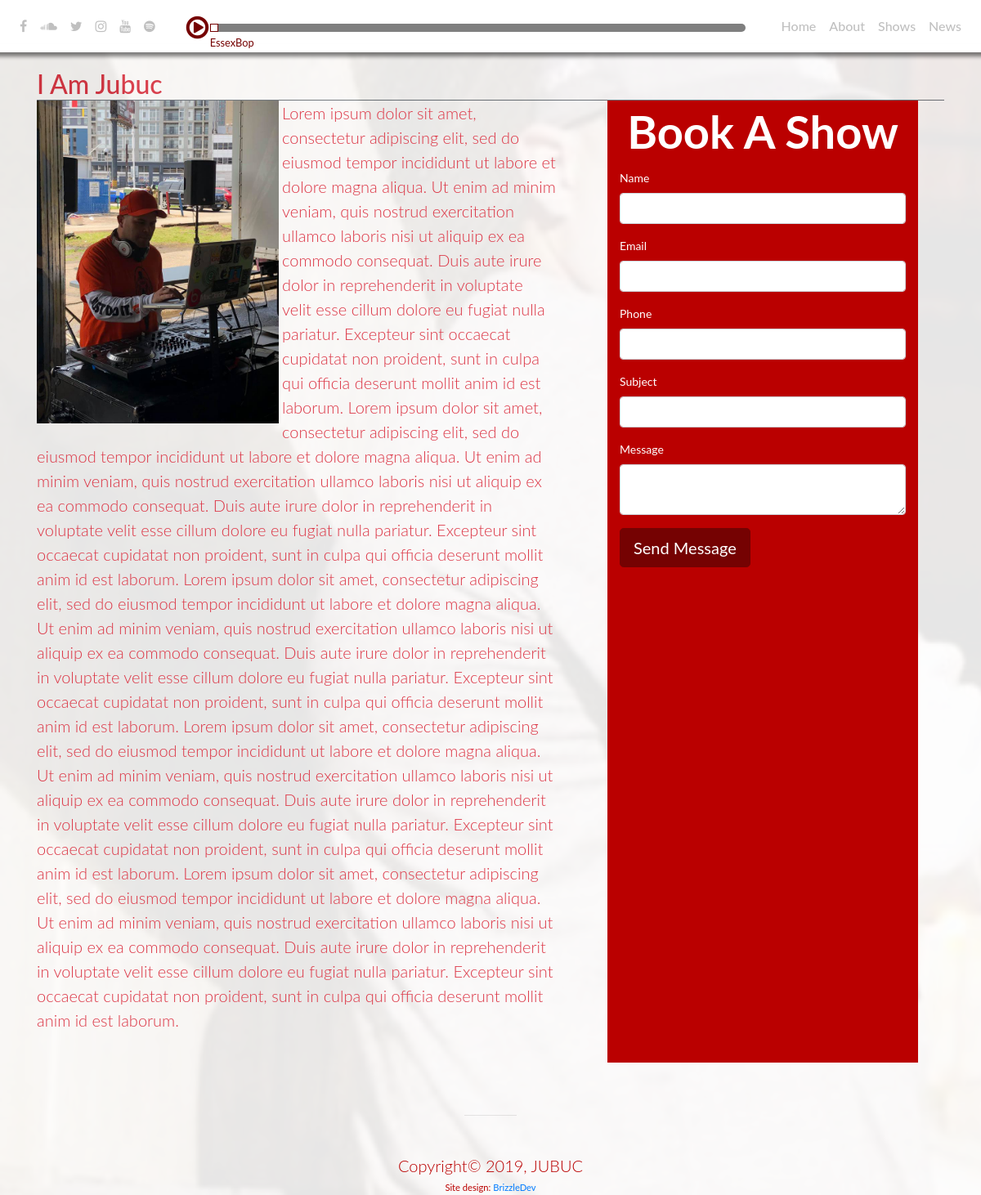
/about, run on the app's committed database.
### app/models.py (models this page shows, shortened)
class Audio(db.Model):
    id = db.Column(db.Integer, primary_key=True)
    name = db.Column(db.String(256), index=True)
    file = db.Column(db.String(256))
    album_art = db.Column(db.String(256))
    is_active = db.Column(db.Boolean, index=True, default=False)
    active = db.relationship('Active', backref="audio", uselist=False)

class Administrator(db.Model):
    id = db.Column(db.Integer, primary_key=True)
    username = db.Column(db.String(64), index=True)
    timestamp = db.Column(db.DateTime, index=True, default=datetime.utcnow)
    first_name = db.Column(db.String(64))
    last_name = db.Column(db.String(64))
    email = db.Column(db.String(256))
    pass_hash = db.Column(db.String(128))
    site_title = db.Column(db.String(64))
    site_logo_text = db.Column(db.String(28))
    site_logo_image = db.Column(db.String(256))
    jumbotron_image = db.Column(db.String(256))
    jumbotron_header = db.Column(db.String(64))
    jumbotron_subheader = db.Column(db.String(64))
    desc_header = db.Column(db.String(64))
    desc_details = db.Column(db.Text)
    site_dominant_color = db.Column(db.String)
    site_accent_color = db.Column(db.String)
    site_background_color = db.Column(db.String)
    about_heading = db.Column(db.String(64))
    about_image = db.Column(db.String(256))
    about_detail = db.Column(db.Text)
    facebook = db.Column(db.String(128))
    twitter = db.Column(db.String(128))
    instagram = db.Column(db.String(128))
    soundcloud = db.Column(db.String(128))
    youtube = db.Column(db.String(128))
    spotify = db.Column(db.String(128))
    twitter_consumer_key = db.Column(db.String(256))
    twitter_consumer_key_secret = db.Column(db.String(256))
    twitter_access_token = db.Column(db.String(256))
    twitter_access_token_secret = db.Column(db.String(256))

### app/routes.py (the view, shortened to what this page needs)
@app.route('/about', methods=accepted_methods)
def about():
    track = db.session.query(Active).get(1)
    post = db.session.query(Post).order_by(Post.id.desc()).first()
    admin_settings = db.session.query(Administrator).get(1)
    form = ContactForm()
    return render_template('about.html', form=form, admin_settings=admin_settings, post=post, track=track)

### app/forms.py
class ContactForm(FlaskForm):
    name = StringField('Name', validators=[DataRequired()])
    email = StringField('Email', validators=[DataRequired()])
    phone = StringField('Phone', validators=[DataRequired()])
    subject = StringField('Subject', validators=[DataRequired()])
    message = TextAreaField('Message', validators=[DataRequired()])
    submit = SubmitField('Send Message')

### app/templates/about.html (shortened to what this page needs)
{% extends 'core/base.html' %}
{% block content %}
  <div class="container mt-5 text-danger" style="{% if admin_settings.site_dominant_color != " " %}color: {{ admin_settings.site_dominant_color }};{% else %}color: rgb(255, 0, 0); {% endif %}">
      <h2 class="border-bottom border-secondary pt-1 pb-0 mb-0">{% if admin_settings.about_heading == None or admin_settings.about_heading == " "   %}Who's This Guy?{% else %}{{ admin_settings.about_heading }}{% endif %}</h2>
      <div class="row ">
          <div class="col-md-7">
              <p>
                <img class="float-left pr-1" src="{% if admin_settings.about_image != None %}{{ url_for('static', filename='images/' + admin_settings.about_image) }}{% else %}{{ url_for('static', filename='images/j1.jpg') }}{% endif %}" width="300px">
                <span class="lead">{% if admin_settings.about_detail != None %}{{ admin_settings.about_detail }}{% endif %}</span><br><br>
              </p>
          </div>
          <div class="col-md-4 text-white text-shadow ml-5" style="{% if admin_settings.site_dominant_color != " " %}background-color: {{ admin_settings.site_dominant_color }};{% else %}background-color: rgb(255, 0, 0); {% endif %}">
              <form action="" method="POST" enctype=multipart/form-data>
                <h2 class="text-center font-weight-bold display-4 py-1">Book A Show</h2>
                <p class="form-group">
                    {{ form.name.label }}
                    {{ form.name(class="form-control")}}
                </p>
                <p class="form-group">
                    {{ form.email.label }}
                    {{ form.email(class="form-control")}}
                </p>
                <p class="form-group">
                    {{ form.phone.label }}
                    {{ form.phone(class="form-control")}}
                </p>
                <p class="form-group">
                    {{ form.subject.label }}
                    {{ form.subject(class="form-control")}}
                </p>
                <p class="form-group">
                    {{ form.message.label }}
                    {{ form.message(class="form-control")}}
                </p>
                <p class="form-group">
                    {{ form.submit(class="btn btn-lg btn-success") }}
                </p>
            </form>
          </div>
{% endblock %}

### app/templates/core/base.html (shortened to what this page needs)
<!doctype html>
<html lang="en">
  <head>
    <link href="https://stackpath.bootstrapcdn.com/font-awesome/4.7.0/css/font-awesome.min.css" rel="stylesheet">
    <link rel="stylesheet" href="https://maxcdn.bootstrapcdn.com/bootstrap/4.0.0/css/bootstrap.min.css">
    <link rel="stylesheet" href="{{ url_for('static', filename='layout2/css/styles.css') }}">
    <link rel="stylesheet" href="{{ url_for('static', filename='layout2/css/player.css') }}">
    <link rel="stylesheet" href="https://cdnjs.cloudflare.com/ajax/libs/tempusdominus-bootstrap-4/5.0.0-alpha14/css/tempusdominus-bootstrap-4.min.css" />
</head>
<body>
    {% include 'core/nav.html' %}
    {% block content %}
    {% endblock content %}
    {% include 'core/footer.html' %}
  </body>
  </html>

### app/templates/core/nav.html (shortened to what this page needs)
  <nav role="navigation" class="navbar navbar-expand-lg fixed-top">
    <div class="collapse navbar-collapse" id="navbar">
    <ul class="navbar-nav">
        <li class="nav-item"><a {% if admin_settings.site_dominant_color != " " %} onMouseOver="this.style.color={{ admin_settings.site_dominant_color }}" {% endif %} class="nav-link" href="{% if admin_settings.facebook != None %}{{ admin_settings.facebook }}{% else %}https://www.facebook.com{% endif %}" alt="Jubuc @ Facebook" title="Jubuc @ "><span class="fa fa-facebook"></span></a></li>
        <li class="nav-item"><a class="nav-link" href="{% if admin_settings.soundcloud != None %}{{ admin_settings.soundcloud }}{% else %}https://www.soundcloud.com{% endif %}" alt="Jubuc @ Soundcloud" title="Jubuc @ Soundcloud"><span class="fa fa-soundcloud"></span></a></li>
        <li class="nav-item"><a class="nav-link" href="{% if admin_settings.twitter != None %}{{ admin_settings.twitter }}{% else %}https://www.twitter.com{% endif %}" alt="Jubuc @ Twitter" title="Jubuc @ Twitter"><span class="fa fa-twitter"></span></a></li>
        <li class="nav-item"><a class="nav-link" href="{% if admin_settings.instagram != None %}{{ admin_settings.instagram }}{% else %}https://www.instagram.com{% endif %}" alt="Jubuc @ Instagram" title="Jubuc @ Instagram"><span class="fa fa-instagram"></span></a></li>
        <li class="nav-item"><a class="nav-link" href="{% if admin_settings.youtube != None %}{{ admin_settings.youtube }}{% else %}https://www.youtube.com{% endif %}" alt="Jubuc @ Youtube" title="Jubuc @ Youtube"><span class="fa fa-youtube"></span></a></li>
        <li class="nav-item"><a class="nav-link" href="{% if admin_settings.spotify != None %}{{ admin_settings.spotify }}{% else %}https://www.spotify.com{% endif %}" alt="Jubuc @ Spotify" title="Jubuc @ Spotify"><span class="fa fa-spotify"></span></a></li>
    </ul>
    <div class="col d-none d-lg-block" id="player">
        <div id="audioplayer" class="col">
            <span id="pButton" class="fa fa-play-circle-o fa-2x"></span>
            <div id="timeline">
                  <div id="playhead" class="border border-jubuc"></div><small>{% if track %}{{ track.audio.name }}{% endif %}</small>
            </div>
        </div>
    </div>
    <ul class="navbar-nav mr-auto">
      <li class="nav-item"><a class="nav-link" id="about-button" href="{{ url_for('index') }}" alt="" title="">Home</a></li>
      <li class="nav-item"><a class="nav-link" id="about-button" href="{{ url_for('about') }}" alt="" title="">About</a></li>
      <li class="nav-item"><a class="nav-link" role="button" aria-expanded="false" area-controls="events" href="{{ url_for('shows') }}" alt="" title="">Shows</a></li>
      <li class="nav-item"><a class="nav-link" role="button" aria-expanded="false" area-controls="media" href="{{ url_for('blog') }}" alt="" title="">News</a></li>
    </ul>
  </nav>

### app/templates/core/footer.html
  <hr class="hr">
  <footer class="container-fluid text-center" style="{% if admin_settings.site_dominant_color != " " %}color: {{ admin_settings.site_dominant_color }} !important;{% else %}color: rgb(0, 255, 0); {% endif %}">
      <div class="row">
          <div class="col">
              <p class="lead mb-0 pb-0">Copyright&copy; 2019, JUBUC</p>
              <small>Site design: <a href="https://www.brizzle.dev">BrizzleDev</a></small>
          </div>
      </div>
  </footer>

### app/static/layout2/css/styles.css (style rules this page uses)
html { height: 100%; }
body { padding-top: 32px; overflow-x: hidden; font-family: Lato, 'Helvetica Neue', Arial, Helvetica, sans-serif; font-size: 14px; }
.hr { border: 0; height: 1px; border-top: 1px solid rgba(0, 0, 0, 0.1); border-bottom: 1px solid rgba(255, 255, 255, 0.3); margin: 64px auto 44px; width: 64px; }
nav { font-size: 16px; font-weight: 500; background-color: white; color: #750202; }
nav::after { content: ''; position: absolute; bottom: 0; left: -29px; height: 10px; width: 106%; box-shadow: 5px 5px 5px rgba(0, 0, 0, 0.5); }
.btn { background-color: #750202 !important; border: 1px solid #750202 !important; }
nav a:link, nav a:visited { color: #C0C0C0; }
.border-jubuc { border-color: #750202 !important; background-size: 3px !important; }

### app/static/layout2/css/player.css (style rules this page uses)
#pButton { height: 32px; width: 32px; border: none; background-repeat: no-repeat; margin-top: 10px; float:left; outline: none; }
#audioplayer { width: 100%; height: 48px; }
#timeline { float: left; width: 95%; height: 10px; margin-top: 21px; margin-left: -3px; border-radius: 5px; background: rgba(0, 0, 0, .5); }
#playhead { width: 10px; height: 10px; background: rgba(255, 255, 255, 1); }

### data on the page
Audio: audio.name "EssexBop"
Administrator: about_heading "I Am Jubuc", about_detail "Lorem ipsum dolor sit amet, consectetur adipiscing elit, sed do eiusmod tempor incididunt ut labore et dolore magna aliqua. Ut enim ad minim veniam, quis nostrud exercitation ullamco laboris nisi ut aliquip ex ea commodo consequat. Duis aute irure dolor in reprehenderit in voluptate velit esse cillum dolore eu fugiat nulla pariatur. Excepteur sint occaecat cupidatat non proident, sunt in culpa qui officia deserunt mollit anim id est laborum. Lorem ipsum dolor sit amet, consectetur adipiscing elit, sed do eiusmod tempor incididunt ut labore et dolore magna aliqua. Ut enim ad minim veniam, quis nostrud exercitation ullamco laboris nisi ut aliquip ex ea commodo consequat. Duis aute irure dolor…"
